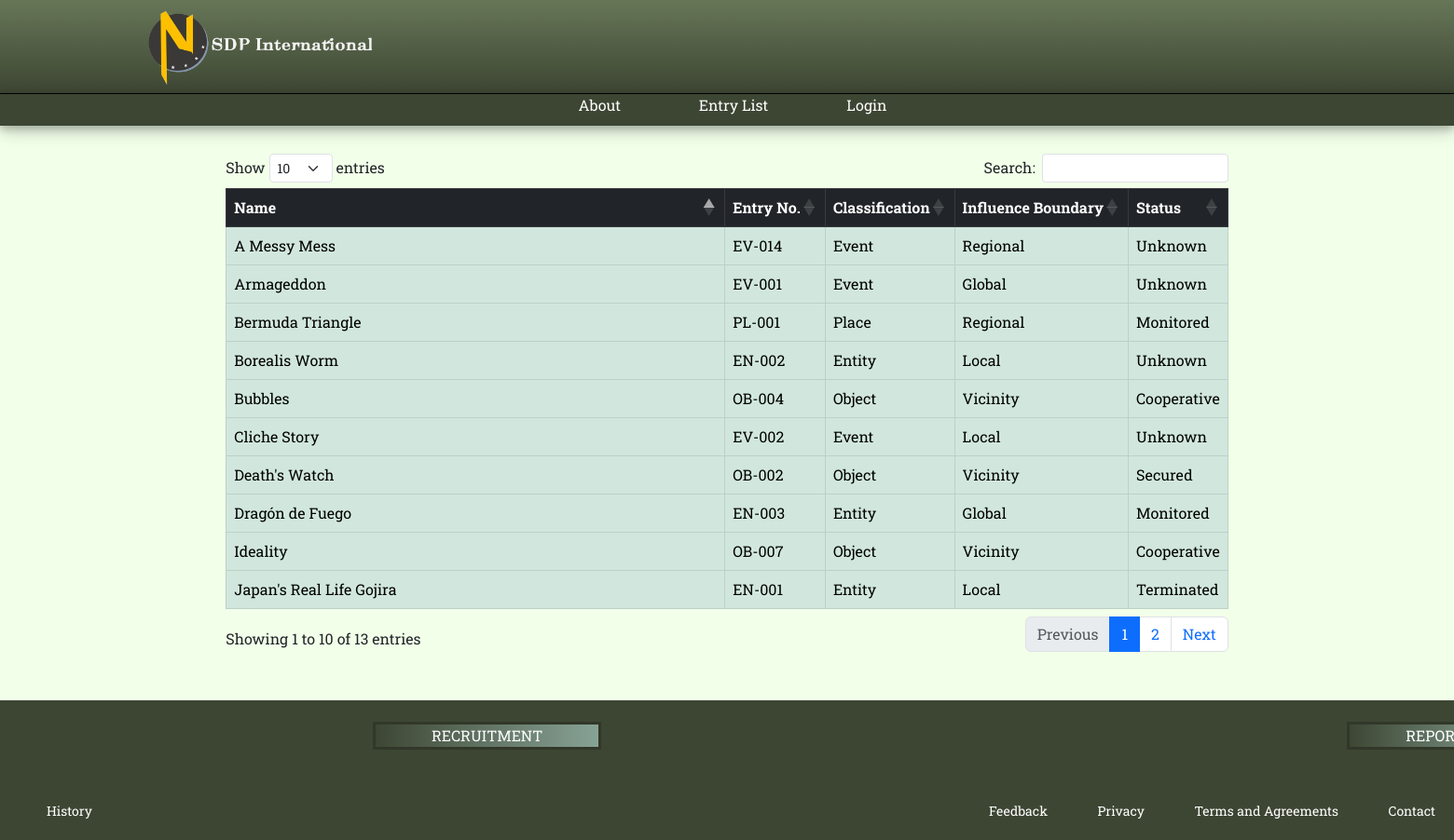
The page /entryList.php on the database its author committed.
### tables this page shows
CREATE TABLE `entrysubdb` (
  `id` int(11) NOT NULL,
  `name` varchar(255) NOT NULL,
  `location` varchar(255) NOT NULL,
  `title` varchar(255) NOT NULL,
  `report` mediumtext NOT NULL,
  `type` enum('Object','Entity','Event','Place') NOT NULL,
  `threat` enum('Vicinity','Local','Regional','Continental','Global') NOT NULL,
  `status` enum('Unknown','Secured','Cooperative','Terminated','Monitored') NOT NULL,
  `image` text NOT NULL,
  `entryName` varchar(255) NOT NULL
);

### entryList.php (the view, shortened to what this page needs)
<?php
    $conn = mysqli_connect(DB_SERVER, DB_USERNAME, DB_PASSWORD, DB_NAME);
    $query = "SELECT * FROM `entrysubdb`";
    $result = mysqli_query($conn, $query);
?>
<!DOCTYPE html>
<html lang="en">
<head>
    <link rel="stylesheet" href="css/bootstrap.css">
    <link rel="stylesheet" href="https://cdnjs.cloudflare.com/ajax/libs/twitter-bootstrap/5.3.0/css/bootstrap.min.css">
    <link rel="stylesheet" href="https://cdn.datatables.net/1.13.7/css/dataTables.bootstrap5.min.css">
    <link rel="stylesheet" href="base.css">
    <link rel="stylesheet" href="layouts.css">
    <link rel="stylesheet" href="modules.css">
</head>
<body>
    <header>
        <div class="header-border">
            <div class="logo-img">
                <a href="index.php">
                    <img src="images/headerlogo.png" alt="Logo" width="75px">
                </a>
            </div>
        </div>
    </header>
   <header class="header-bottomshape">
        <nav>
            <ul>
                <li>
                    <a href="aboutUs.php">About</a>
                    <a href="entryList.php">Entry List</a>
                    <?php if(empty($_SESSION)) : ?>
                        <a href="#" data-bs-toggle="modal" data-bs-target="#modal-login">Login</a>
                    <?php endif ?>
                </li>
            </ul>
        </nav>
    </header>
    <main class="main-entryList">
        <?php if(empty($_SESSION)) : ?>
            <div class="modal fade" id="modal-login" tabindex="-1" aria-labelledby="exampleModalLabel" aria-hidden="true">
            </div>
        <?php endif ?>
        <table id="example" class="table table-hover table-bordered table-success masterlist" style="width:100%">
            <thead>
                <tr class="table-dark">
                    <th>Name</th>
                    <th>Entry No.</th>
                    <th>Classification</th>
                    <th>Influence Boundary</th>
                    <th>Status</th>
                </tr>
            </thead>
            <tbody>
                    <?php while($row = mysqli_fetch_array($result)):; ?>
                    <td><a href="entryTemplate.php?id=<?php echo $row['id'];?>" class="link-list"> <?php echo $row[3];?> </a> </td>
                    <td><?php echo $row[9];?></td>
                    <td><?php echo $row[5];?></td>
                    <td><?php echo $row[6];?></td>
                    <td><?php echo $row[7];?></td>
                    <?php endwhile;?>
            </tbody>
        </table>
    </main>
    <footer>
        <div class="footer-top">
            <a href="recruitment.php" class="btn btn-info link" role="button">RECRUITMENT</a>
            <a href="#" class="btn btn-info link" role="button" data-bs-toggle="modal" data-bs-target="#modal-report">REPORT</a>
        </div>
        <div class="footer-bottom-left">
            <a href="history.php">History</a>
        </div>
        <div class="footer-bottom">
            <a href="#" data-bs-toggle="modal" data-bs-target="#modal-feedback">Feedback</a>
            <a href="privacy.php">Privacy</a>
            <a href="termsAndAgreements.php">Terms and Agreements</a>
            <a href="contactUs.php">Contact</a>
        </div>
    </footer>
</body>
</html>

### base.css (style rules this page uses)
* { margin: 0; padding: 0; box-sizing: border-box; }
body { background-color: #F2FFE9; font-family: 'Roboto Slab',system-ui, -apple-system, BlinkMacSystemFont, 'Segoe UI', Roboto, Oxygen, Ubuntu, Cantarell, 'Open Sans', 'Helvetica Neue', sans-serif; }

### layouts.css (style rules this page uses)
header { height: 100px; background: rgb(103,118,87); background: linear-gradient( rgba(103,118,87,1) 0%, rgba(61,70,51,1) 100%); display: flex; justify-content: space-around; align-items: center; flex-wrap: wrap; border: black; }
.header-border { width: 100%; display: flex; justify-content: space-evenly; align-self: center; flex-wrap: wrap; }
.logo-img { display: flex; justify-content: left; margin-right: auto; margin-left: 10%; }
.logo-img a { width: 100px; justify-content: left; }
.logo-img a img { width: 250px; justify-content: left; }
header nav ul { display: flex; list-style-type: none; }
header nav ul a { text-decoration: none; color: white; margin-right: 20px; font-size: 15px; }
.header-bottomshape { background: #3D4633; height: 35px; border-top: black solid 1px; display: flex; align-items: center; margin-bottom: 30px; box-shadow: 0 4px 8px 0 rgba(0, 0, 0, 0.2), 0 6px 20px 0 rgba(0, 0, 0, 0.19); }
.header-bottomshape li a { font-size: 16px; padding: 5px 30px 5px 30px; }
footer { margin-top: 50px; height: 150px; width: 100%; background-color: #3D4633; display: flex; justify-content: flex-end; align-items: center; flex-wrap: wrap; border: black; position: absolute; }
.link { border: rgb(50, 56, 41) solid; border-radius: 0; height: 30px; padding: 0 60px; margin-top: 10px; margin-right: 400px; margin-left: 400px; color: white; background: rgb(61,70,51); background: linear-gradient(90deg, rgba(61,70,51,1) 0%, rgba(135,163,150,1) 100%); }
footer a { color: white; margin-left: 50px; text-decoration: none; }
.footer-top { display: flex; justify-content: space-evenly; font-family: 'Roboto Slab'; margin-top: 10px; width: 100%; height: 40px; width: 100%; }
.footer-bottom-left { font-size: 14px; margin: 0; text-align: left; padding-right: 20px; padding-top: 50px; width: 50%; height: 90px; font-family: 'Roboto Slab'; }
.footer-bottom { font-size: 14px; margin: 0; text-align: right; padding-right: 20px; padding-top: 50px; width: 50%; height: 90px; font-family: 'Roboto Slab'; }
.main-entryList { display: flex; min-height: calc(100vh - 265px); width: 80%; justify-content: center; margin: auto; }

### modules.css (style rules this page uses)
.masterlist a { text-decoration: none; }
.masterlist th:nth-child(1) { width: 500px; }
th:nth-child(1) { width:250px; }
.link-list { color: black; }

### rows shown on the page
entrysubdb: title "A Messy Mess", entryName "EV-014", type "Event", threat "Regional", status "Unknown"
entrysubdb: title "Borealis Worm", entryName "EN-002", type "Entity", threat "Local", status "Unknown"
entrysubdb: title "Dragón de Fuego", entryName "EN-003", type "Entity", threat "Global", status "Monitored"
entrysubdb: title "Armageddon", entryName "EV-001", type "Event", threat "Global", status "Unknown"
entrysubdb: title "Bermuda Triangle", entryName "PL-001", type "Place", threat "Regional", status "Monitored"
entrysubdb: title "Japan's Real Life Gojira", entryName "EN-001", type "Entity", threat "Local", status "Terminated"
entrysubdb: title "Death's Watch", entryName "OB-002", type "Object", threat "Vicinity", status "Secured"
entrysubdb: title "Ideality", entryName "OB-007", type "Object", threat "Vicinity", status "Cooperative"
entrysubdb: title "Cliche Story", entryName "EV-002", type "Event", threat "Local", status "Unknown"
entrysubdb: title "Bubbles", entryName "OB-004", type "Object", threat "Vicinity", status "Cooperative"
